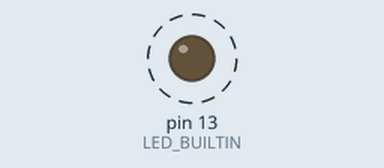
A sketch run on a simulated Arduino Uno, built with avr-gcc and run on an emulated ATmega328P. On the bench: output pins drawn as LEDs (lit = HIGH). Dashed ring = blinking. What the sketch prints to the serial monitor is not drawn.

Above: at 0.05 s.
Timing chart, 0 to 3.0 s (numbered marks = the images above):
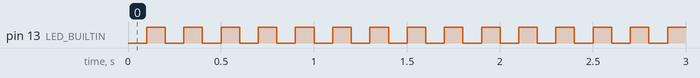

Measured:
- by itself, pin 13 (LED_BUILTIN): alternates HIGH for 0.10 s and LOW for 0.10 s

The sketch:

timed-lesson.ino
```cpp
#include <Arduino.h>

const unsigned long interval = 100UL;
unsigned long previous = 0;
int cycles = 0;

void setup() {
  pinMode(LED_BUILTIN, OUTPUT);
  Serial.begin(115200);
}

void loop() {
  unsigned long now = millis();
  if (now - previous >= interval) {
    previous = now;
    ++cycles;
    showCycle(cycles);
  }
}

void showCycle(int value) {
  digitalWrite(LED_BUILTIN, value % 2);
  Serial.println(sumOddBelow(value + 1));
}

int sumOddBelow(int limit) {
  int total = 0;
  for (int i = 0; i < limit; i++) {
    if (i % 2 == 0) continue;
    if (i > 5) break;
    total += i;
  }
  return total;
}
```
